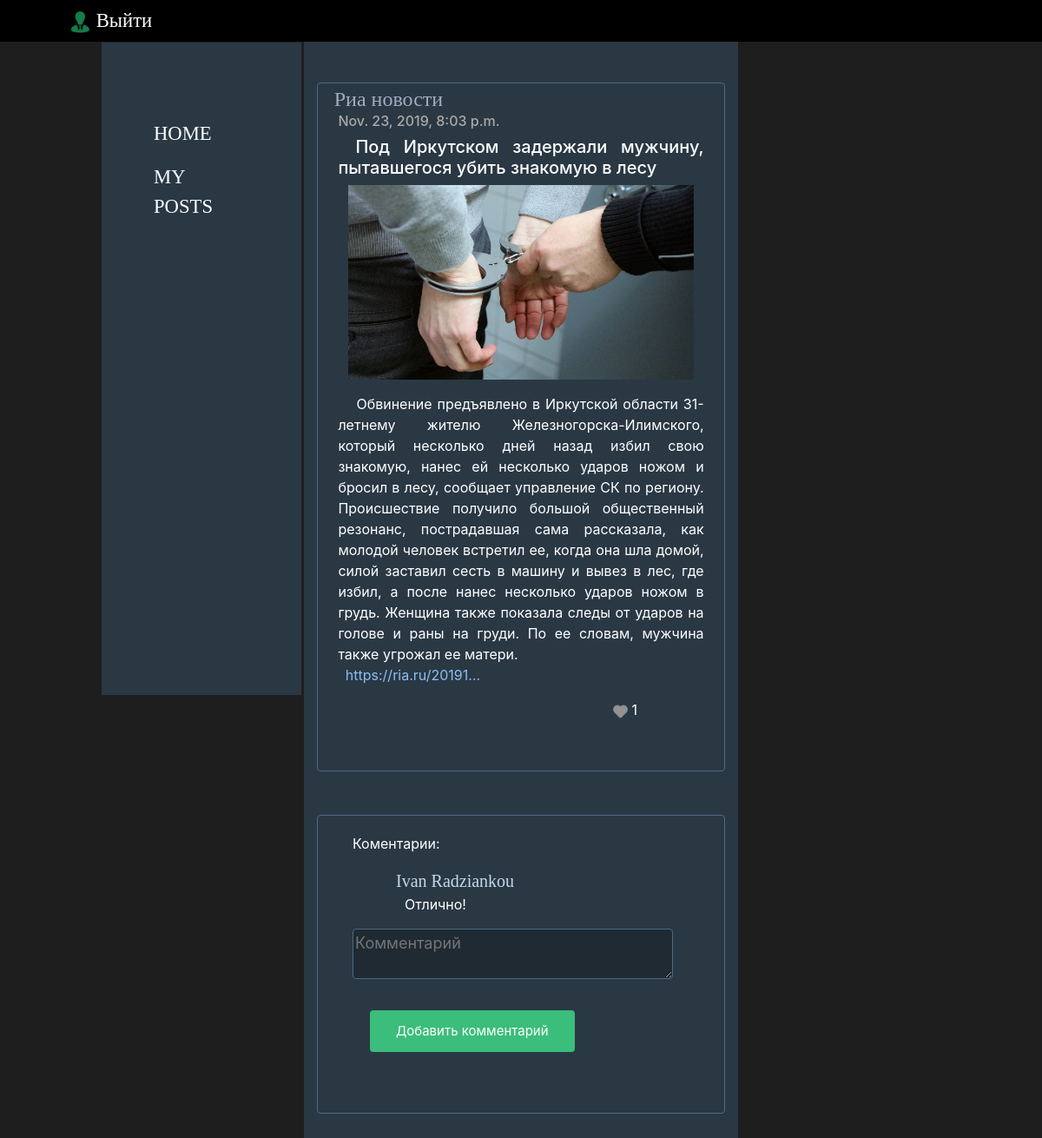
The app's page /user/get/30 (signed in) with its own data.
### PostApp/models.py (models this page shows, shortened)
class Posts(models.Model):
    class Meta():
        verbose_name_plural = 'posts'
    user = models.CharField(max_length=200)
    post_title = models.CharField(max_length=200)
    post_text = models.TextField()
    post_date = models.DateTimeField()
    post_url = models.CharField(max_length=200, default=None)
    post_image = models.ImageField(null=True, blank=True, upload_to='images/', verbose_name='Изображение',)
    number_likes = models.IntegerField(default=0)

class Comments(models.Model):
    class Meta():
        verbose_name_plural = 'comments'
    comments_text = models.TextField()
    comments_article = models.ForeignKey('Posts', on_delete=models.CASCADE)
    user = models.CharField(max_length=200)

### PostApp/views.py (the view)
# urls.py: path('get/<int:post_id>', views.show_post_comments, name='post'),
def show_post_comments(request, post_id=1):
    ctx = {}
    flg_list = []
    username = auth.get_user(request).username
    all_posts = Posts.objects.all()
    post = Posts.objects.get(id=post_id)
    likes = Likes_Post.objects.all()
    flag_like = '0'
    flag_url = '0'
    for like in likes:
        if like.likes_post_id == post_id and like.like_user == username:
            flag_like = '1'
    coment = Comments.objects.filter(comments_article_id=post_id)
    for com in coment:
        class Flag_post():
            id = ''
            id_user_coment = ''
        for post_data in all_posts:
            if post_data.user == com.user:
                Flag_post.id = com.id
                Flag_post.id_user_coment = post_data.id
                break
        flg_list.append(Flag_post)
    if ('http' in post.post_url) == True:
        flag_url = '1'
    ctx['like_flag'] = flag_like
    ctx['post'] = post
    ctx['comments'] = coment
    ctx['username'] = username
    ctx['flag_url'] = flag_url
    ctx['posts_flgs'] = flg_list
    return render(request, 'Posts/post.html', ctx)

### PostApp/templates/Posts/post.html (shortened to what this page needs)
{% extends 'main/main.html' %}
{% load static %}
{% block post %}
    <link rel="stylesheet" href="{% static "Posts/css/style.css" %}" type="text/css">
    <section class="Posts">
        <div class="container-fuild">
            <div class="row justify-content-center">
                <div class="col-12 col-sm-8 col-md-7 col-lg-6 col-xl-5" id="content">
                    <div class="Post">
                        <h3 class="User__post"><a href="/user/posts/{{ post.id }}">{{ post.user }}</a></h3>
                        <h6 class="Posts__h6">{{ post.post_date }}</h6>
                        <h3 class="Posts__h3">{{ post.post_title }}</h3>
                        {% if post.post_image %}
                            <p class="Post__img"><img src="{% static post.post_image.url %}" alt="post"></p>
                        {% endif %}
                        <p class="Post__text">
                            {{ post.post_text }}
                            {% if flag_url == '1' %}
                                <a class="Post__url" href="{{ post.post_url }}" target="_blank">{{ post.post_url }}</a>
                            {% endif %}
                        </p>
                        {% if username %}
                            {% if like_flag == '1' %}
                                <p id="Post__like{{ post.id }}" class="Post__like"><a href="javascript:change_like({{ post.id }});"><img src="{% static "Posts/ico/like1.png" %}" alt="post"></a>{{ post.number_likes }}</p>
                            {% else %}
                                <p id="Post__like{{ post.id }}" class="Post__like"><a href="javascript:change_like({{ post.id }});"><img src="{% static "Posts/ico/like.png" %}" alt="post"></a>{{ post.number_likes }}</p>
                            {% endif %}
                        {% endif %}
                    </div>
                    <div class="Comments">
                        <div id="Comments__show">
                            <p class="Posts__comments">Коментарии:</p>
                            {% if comments %}
                                {% for comment in comments %}
                                    <div id="Comment__post{{ comment.id }}">
                                        {% for flg in posts_flgs %}
                                            {% if flg.id == comment.id%}
                                                <a href="/user/posts/{{ flg.id_user_coment }}" class="User__comment">{{ comment.user }}</a>
                                            {% endif %}
                                        {% endfor %}
                                        <p class="Post__comment">{{ comment.comments_text }}</p>
                                    </div>
                                {% endfor %}
                            {% endif %}
                        </div>
                        <div id="Comments__add">
                            {% if username %}
                                <form id="form_add_comment" action="/user/addcomment/{{ post.id }}">{% csrf_token %}
                                    <div class="Comment__input">
                                        <textarea class="Post__title" id="comments-text" placeholder="Комментарий" required></textarea>
                                    </div>
                                    <div class="Comment__input">
                                        <input type="button" onclick="addcomment();" class="Post__add__buttons" value="Добавить комментарий">
                                    </div>
                                </form>
                            {% endif %}
                        </div>
                    </div>
                </div>
            </div>
        </div>
    </section>
{% endblock %}

### Main/static/main/css/style.css (style rules this page uses)
html { position: relative; min-height: 100%; }
body { background-color: #1e1e1e; padding-top: 4.5rem; margin-bottom: 4.5rem; }

### PostApp/static/Posts/css/style.css (style rules this page uses)
.row { margin: 0; }
#content { color: white; background: #2a3844; margin-top: -27px; margin-bottom: -100px; width: 30px;!important; }
.Post { margin-top: 50px; margin-bottom: 50px; border-radius: 4px; border: 1px solid #4d6981; border-radius: 4px; }
.User__post { display: inline; }
.User__post a { color: #9faebf; font-family: Cambria; font-size: 18pt; margin-left: 4%; }
.Posts__h3 { padding: 0 5%; text-indent: 20px; text-decoration: none; text-align: justify; font-size: 15pt; }
.Posts__h6 { padding: 0 5%; color: #a9a9a8; font-size: 12pt; }
.Post__img { text-align: center; }
.Post__img img { width: 85%; height: auto; }
.Post__like { text-align: right; padding-right: 100px; padding-bottom: 40px; }
.Post__like img { height: 25px; width: auto; }
.Post__text { padding: 0 5%; text-indent: 5%; text-align: justify; }
.Comments { margin-bottom: 40px; margin-top: 40px; border: 1px solid #4d6981; border-radius: 4px; }
.Posts__comments { margin-top: 20px; padding-left: 40px; }
.User__comment { color: #c4d9e9; font-family: Cambria; font-size: 15pt; padding-left: 90px; }
.Post__comment { padding: 0 100px 0 100px; }
.Comment__input { margin: 0 40px 30px 40px; }
.Post__url { display: block; width: 40%; color: #8dbff0; overflow: hidden; white-space: nowrap; text-overflow: ellipsis; }
.Post__title { width: 95%; height: auto; background: #1f2a33; color: white; font-size: 18px; border: 1px solid #4d6981; border-radius: 4px; }
.Post__add__buttons { margin-left: 20px; padding: 13px 30px; font-size: 15px; color: white; background-color: #3bbd7b; border: none; border-radius: 4px; cursor: pointer; }

### records on screen
Posts: user "Риа новости", post_date "Nov. 23, 2019, 8:03 p.m.", post_title "Под Иркутском задержали мужчину, пытавшегося убить знакомую в лесу", post_image (picture), post_text "Обвинение предъявлено в Иркутской области 31-летнему жителю Железногорска-Илимского, который несколько дней назад избил свою знакомую, нанес ей несколько ударов ножом и бросил в лесу, сообщает управление СК по региону. Происшествие получило большой общественный резонанс, пострадавшая сама рассказала, как молодой человек встретил ее, когда она шла домой, силой заставил сесть в машину и вывез в лес, где избил, а после нанес несколько ударов ножом в грудь. Женщина также показала следы от ударов на голове и раны на груди. По ее словам, мужчина также угрожал ее матери.", post_url "https://ria.ru/20191…", number_likes "1"
Comments: user "Ivan Radziankou", comments_text "Отлично!"
